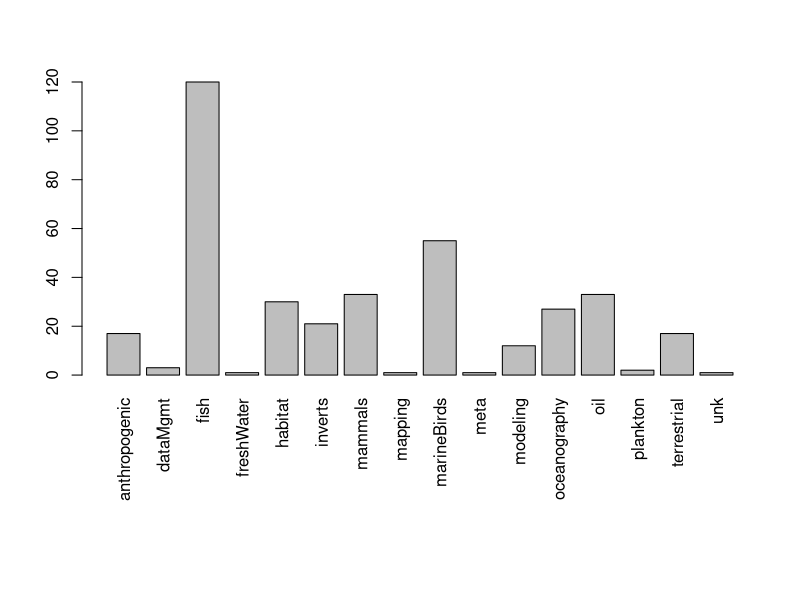
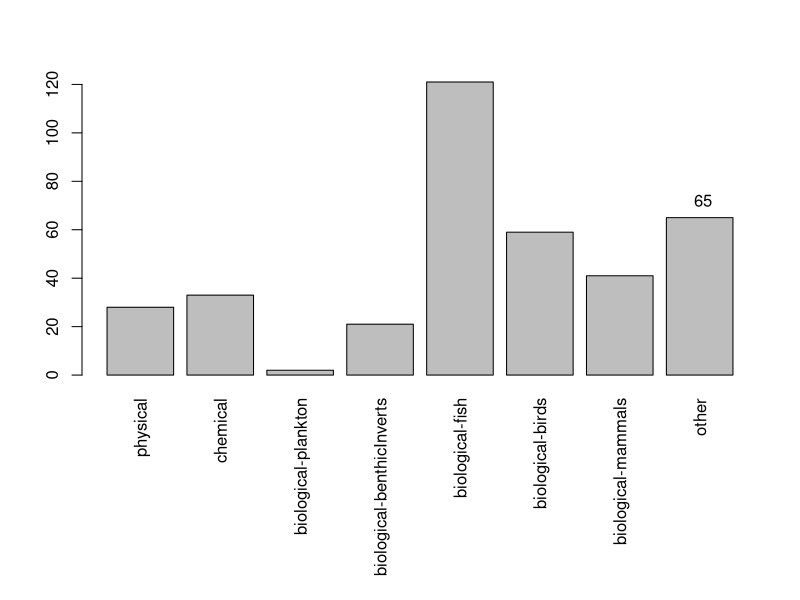
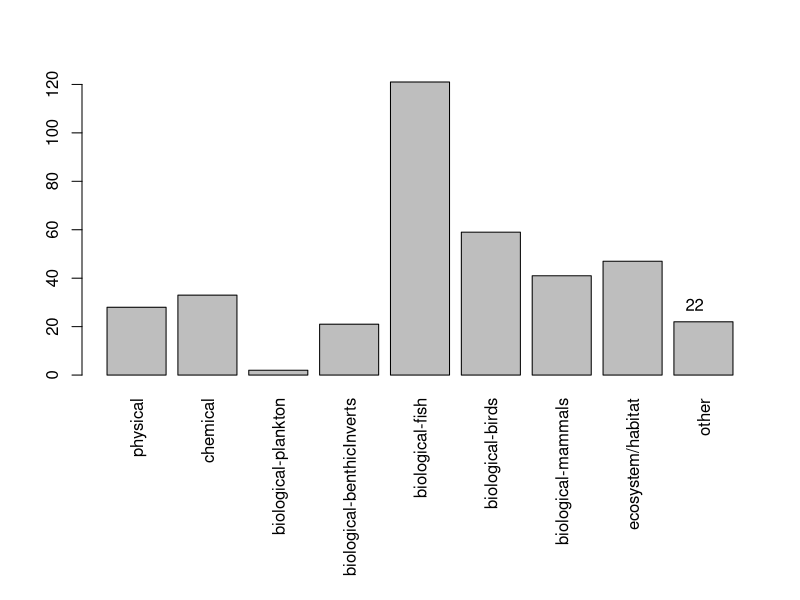

These charts were generated, in order, by the following R code:
## ---- chunk 1
library(dplyr)
## ---- chunk 2
dat=read.csv('archResNewCateg.csv',header=T,stringsAsFactors =F,na.strings=c('',' '))

datFill<-dat[is.na(dat$category.1),1:13]

par(mar = c(11,4,4,2) + 0.1)
barplot(table(datFill$category),
        las=3)
## ---- chunk 3
require(dplyr)
datFill <- datFill %>%
  mutate(dataType = ifelse(datFill$category=='oceanography','physical',
                           ifelse(datFill$category=='oil','chemical',
                                  ifelse(datFill$category=='fish','biological-fish',
                                         ifelse(datFill$category=='mammals','biological-mammals',
                                                ifelse(datFill$category=='marineBirds','biological-birds',
                                                       ifelse(datFill$category=='inverts','biological-benthicInverts',
                                                              ifelse(datFill$category=='plankton','biological-plankton','other'))))))))
         
datFill[93,'dataType']<-'ecosystem/habitat' #Eric Meyers
datFill[93,'ecosystem']<-'terrestrial/freshWater'
datFill[120,'dataType']<-'ecosystem/habitat' #Geoffrey Coble
datFill[120,'ecosystem']<-'terrestrial/freshWater'
datFill[138,'dataType']<-'biological-mammals' #james Faro
datFill[138,'ecosystem']<-'terrestrial/freshWater'
datFill[148,'dataType']<-'biological-birds' #Jeffrey Hughes
datFill[148,'ecosystem']<-'terrestrial/freshWater'
datFill[167,'dataType']<-'biological-fish' #Jim Edmondson
datFill[167,'ecosystem']<-'terrestrial/freshWater'
datFill[186,'dataType']<-'biological-mammals' #Jonathan Lewis
datFill[186,'ecosystem']<-'terrestrial/freshWater'
datFill[201,'dataType']<-'ecosystem/habitat' #Ken Hodges
datFill[201,'ecosystem']<-'terrestrial/freshWater'
datFill[253,'dataType']<-'biological-mammals' #Merav Ben-David
datFill[253,'ecosystem']<-'terrestrial/freshWater' 
datFill[273,'dataType']<-'biological-mammals' #PI unavailable, black bear study
datFill[273,'ecosystem']<-'terrestrial/freshWater' 
datFill[274,'dataType']<-'ecosystem/habitat' #PI unavailable
datFill[274,'ecosystem']<-'terrestrial/freshWater'
datFill[297,'dataType']<-'biological-mammals' #Richard Sellers
datFill[297,'ecosystem']<-'terrestrial/freshWater' 
datFill[298,'dataType']<-'biological-mammals' #Richard Sellers
datFill[298,'ecosystem']<-'terrestrial/freshWater'
datFill[302,'dataType']<-'biological-mammals' #Robert White
datFill[302,'ecosystem']<-'terrestrial/freshWater' 
datFill[330,'dataType']<-'biological-mammals' #Steven Jewette
datFill[330,'ecosystem']<-'terrestrial/freshWater' 
datFill[340,'dataType']<-'physical' #Sue Mauger
datFill[340,'ecosystem']<-'terrestrial/freshWater' 
datFill[351,'dataType']<-'biological-birds' #Tim Bowman
datFill[351,'ecosystem']<-'terrestrial/freshWater' 
datFill[352,'dataType']<-'biological-birds' #Tim Bowman
datFill[352,'ecosystem']<-'terrestrial/freshWater' 
datFill[364,'dataType']<-'biological-birds' #Vernon Byrd
datFill[364,'ecosystem']<-'terrestrial/freshWater'
## ---- chunk 4
par(mar = c(11,4,4,2) + 0.1)
barplot(table(factor(datFill$dataType,levels=c('physical',
                                               'chemical',
                                               'biological-plankton',
                                               'biological-benthicInverts',
                                               'biological-fish',
                                               'biological-birds',
                                               'biological-mammals',
                                               'other'
                                               ))),
        las=3)
        text(9.15,sum(datFill$dataType=='other')+7,as.character(sum(datFill$dataType=='other')))
## ---- chunk 5
datFill$dataType=ifelse(datFill$category %in% c('habitat','modeling','mapping'), 'ecosystem/habitat',datFill$dataType)
par(mar = c(11,4,4,2) + 0.1)
barplot(table(factor(datFill$dataType,levels=c('physical',
                                               'chemical',
                                               'biological-plankton',
                                               'biological-benthicInverts',
                                               'biological-fish',
                                               'biological-birds',
                                               'biological-mammals',
                                               'ecosystem/habitat',
                                               'other'
                                               ))),
        las=3)
        text(10.15,sum(datFill$dataType=='other')+7,as.character(sum(datFill$dataType=='other')))
## ---- chunk 6
        
subCat<-c('projMgmt','projMgmt','economics','projMgmt','economics','subsistence','communityMgmt','social','environmentalImpacts','samplingImpacts','projMgmt','meeting','economics','economics','economics','economics','economics','economics','subsistence','dataMgmt','dataMgmt','communityMgmt')
subCat2<-c('habitat','ecosystem','recreation','habitat','subsistence', 'film','waste','subsistence','infrastructure','metaAnalysis',NA,'10yrSymposium','resarchPrograms','subsistence','fisheries','resources','resources','fisheries','resources',NA,NA,'waste')
descriptors=data.frame(subCat=subCat,subCat2=subCat2)

tableCat <- function(inFrame) {
    outText <- paste(names(inFrame), collapse = " | ")
    outText <- c(outText, paste(rep("---", ncol(inFrame)), collapse = " | "))
    invisible(apply(inFrame, 1, function(inRow) {
        outText <<- c(outText, paste(inRow, collapse = " | "))
    }))
    return(outText)
}
otherTabInsert<-tableCat(descriptors)
cat(otherTabInsert, sep = "\n")
## ---- chunk 7
arr=read.csv("data/archResRevised.csv",header = T)
arr2=arr %>%
  filter(!dataEditNotes=="nonEvos?") %>%
  mutate(project=paste(Status,parentTask,sep="-")) %>%
  filter(!duplicated(project)) # 22 projects have data in multiple status'

dupes=arr2[duplicated(arr2$parentTask),"parentTask"]
dupeDf=arr2[arr2$parentTask %in% dupes,]
dupPub<-dupeDf[dupeDf$Status %in% c("Published","SentData"),]
dupNos<-dupeDf%>%
  filter(!dupeDf$parentTask %in% dupPub$parentTask)%>%
  filter(!duplicated(parentTask))
dupNos$Status=c("Unrecoverable","Replied","Replied")

arr3=arr2 %>%
  filter(!parentTask %in% dupes)
arr4=rbind(arr3,dupPub,dupNos)

#write.csv(arr4,file="data/archResRevised2.csv",row.names=F)

